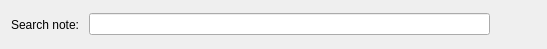
<?xml version="1.0" encoding="UTF-8"?>
<ui version="4.0">
 <class>FilterBySearchStringWidget</class>
 <widget class="QWidget" name="FilterBySearchStringWidget">
  <property name="geometry">
   <rect>
    <x>0</x>
    <y>0</y>
    <width>547</width>
    <height>49</height>
   </rect>
  </property>
  <property name="windowTitle">
   <string>Form</string>
  </property>
  <layout class="QHBoxLayout" name="horizontalLayout">
   <item>
    <widget class="QLabel" name="label">
     <property name="text">
      <string>Search note:</string>
     </property>
    </widget>
   </item>
   <item>
    <spacer name="horizontalSpacer">
     <property name="orientation">
      <enum>Qt::Horizontal</enum>
     </property>
     <property name="sizeType">
      <enum>QSizePolicy::Minimum</enum>
     </property>
     <property name="sizeHint" stdset="0">
      <size>
       <width>4</width>
       <height>20</height>
      </size>
     </property>
    </spacer>
   </item>
   <item>
    <widget class="QLineEdit" name="lineEdit">
     <property name="clearButtonEnabled">
      <bool>true</bool>
     </property>
    </widget>
   </item>
   <item>
    <widget class="QPushButton" name="saveSearchButton">
     <property name="icon">
      <iconset theme="document-save">
       <normaloff>.</normaloff>.</iconset>
     </property>
     <property name="flat">
      <bool>true</bool>
     </property>
    </widget>
   </item>
  </layout>
 </widget>
 <resources/>
 <connections/>
</ui>
